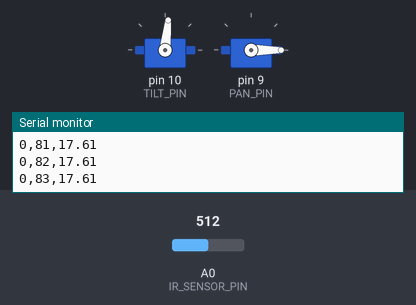
The sketch below on a simulated Arduino Uno, built with avr-gcc and run on an emulated ATmega328P. Parts: 2 × servo, the last lines printed to the serial monitor. Inputs (shaded band) come from the test bench; at power-on: A0 (IR_SENSOR_PIN) = 512.

Above: at 3.2 s.
3.3 s: A0 (IR_SENSOR_PIN) set to 0
At 5.94 s:
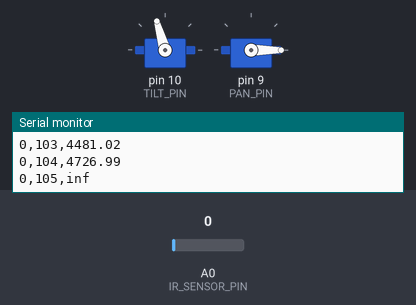
At 7.7 s:
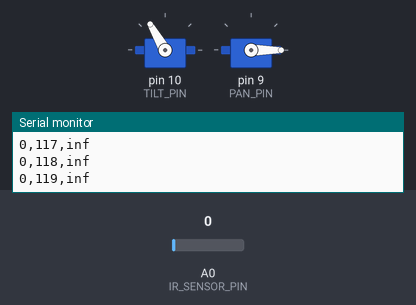
Timing chart, 0 to 15.3 s (numbered marks = the images above; inputs shaded):
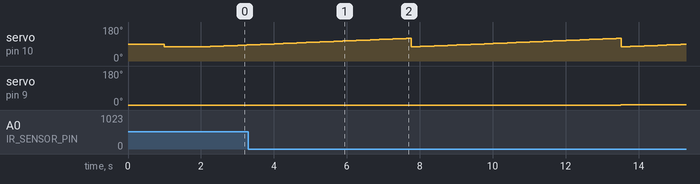

Measured:
- by itself, servo on pin 10 (TILT_PIN): ramps from 75° to 120° and jumps back, once every 5.8 s

The sketch:

PIE_mini_project_2.ino
```cpp
#include <Servo.h>

Servo tilt_servo, pan_servo;  // creates servo object for tilt and pan servo

uint8_t PAN_PIN = 9; // Variable representing the digital pin connected to the pan servo
uint8_t TILT_PIN = 10; // Variable representing the digital pin connected to the tilt servo
int IR_SENSOR_PIN = 0; // variable representing the analog pin that the IR sensor is connected to

int pan = 0;    // variable representing the starting pan angle
int tilt = 75;   // variable representing the starting tilt andlge

int pan_max = 50;
int pan_min = 0;
int pan_change = 1;

int tilt_max = 120;
int tilt_min = 75;

uint16_t x, y, z; // variables used to calculating/averaging IR sensor output
double res = 0; // variable used to store average IR sensor output value

bool running = true; // bool variable for stopping the movement and data collection after a scan

double get_IR_data() {                       // Function to get data fro the IR sensor. Three data points
  for(int i = 0; i < 300; i++){              // are taken at once and that the smallest is taken to account for
    x = analogRead(IR_SENSOR_PIN);           // the spike that happens in the sensors output at regular intervals.
    y = analogRead(IR_SENSOR_PIN);           // 300 of these measurements happen and are then averaged. This average
    z = analogRead(IR_SENSOR_PIN);           // value is then fed into the transfer function we calculated for the sensor.
    res += (double)min(min(x, y), z);
    delayMicroseconds(48);
  }
  res /= 300;

  return (286 + -43 * log((double)res)); // transfer function is distance = 286 + -43 * ln(sensor output)
  }

void send_IR_data(int pan, int tilt, double IR_data) {                      // Function to send the IR sensor output over
    Serial.print(pan); Serial.print(",");              // a serial connection. Converts the 8 bit values to
    Serial.print(tilt); Serial.print(",");             // angle values.
    Serial.println(IR_data);
}

void setup() {
  Serial.begin(115200);
  tilt_servo.attach(TILT_PIN);  // Attaches the servo on the pin TILT_PIN to the servo object
  pan_servo.attach(PAN_PIN);    // Attaches the servo on pin PAN_PIN to the servo object
  pan_servo.write(pan);         // Moves the pan servo to the stating position
  delay(1000);
  tilt_servo.write(tilt);       // Moves the tilt servo to the starting position
  delay(1000);
}

void loop() {


  while (running) {                                             // While the scanner has not finished panning all angles, the scanner changes pan angle
    for (pan = pan_min; pan <= pan_max; pan += pan_change) {    // then takes distance measurements over the course of the min and mac tilt angle defined above.
                                                                // The measured data is sent over serial connection after each tilt interval.
      for (tilt = tilt_min; tilt <= tilt_max; tilt += 1) {      // Iterate through tilt angles and take data
        tilt_servo.write(tilt);
        delay(10);
        send_IR_data(pan, tilt, get_IR_data());
      }
      pan_servo.write(pan);                                     // Change pan angle
      delay(10);
    }
    running = false;                                          // Stop panning/tilting and taking data once all angles within range have been iterated through
  }
  Serial.println("end");
}
```
